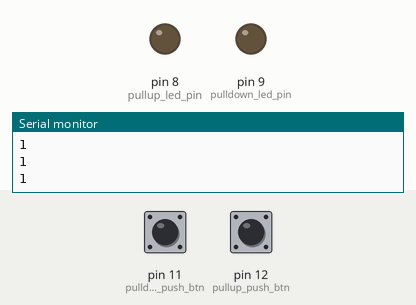
Simulated run of this sketch. Board: Arduino Uno, built with avr-gcc and run on an emulated ATmega328P. On the bench: output pins drawn as LEDs (lit = HIGH), the last lines printed to the serial monitor. Dashed ring = blinking. The test bench sets the inputs (shaded band); at power-on: pin 12 (pullup_push_btn) HIGH, pin 11 (pulldown_push_btn) LOW.

Above: at 3.8 s.
3.9 s: pin 12 (pullup_push_btn) pulled LOW for 3.2 s
At 4.8 s:
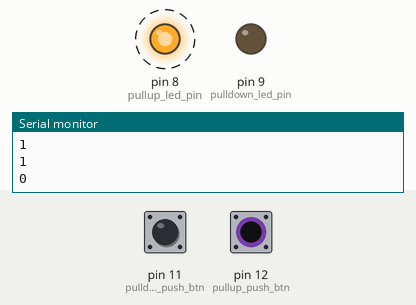
8.6 s: pin 11 (pulldown_push_btn) pulled HIGH for 3.2 s
At 11.6 s:
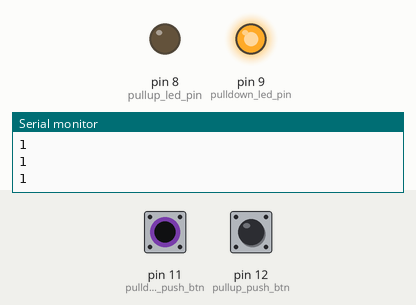
13.3 s: pin 12 (pullup_push_btn) pulled LOW for 1.3 s
At 15.1 s:
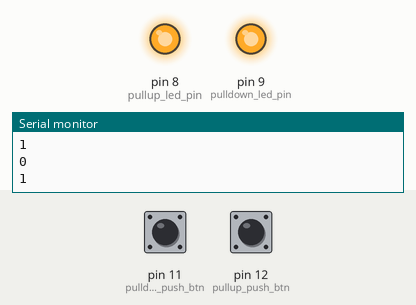
16.1 s: pin 11 (pulldown_push_btn) pulled HIGH for 1.3 s
At 17.3 s:
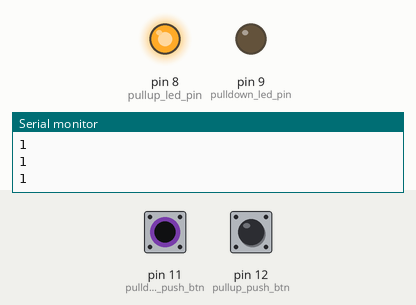
Timing chart, 0 to 19.1 s (numbered marks = the images above; inputs shaded):
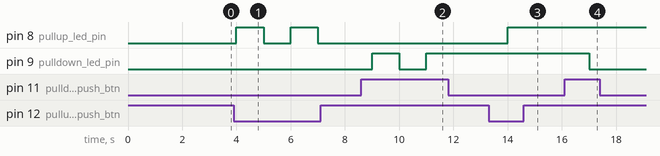

The sketch:

led_switch2.ino
```cpp
// 왼쪽 노란색 전구 쪽 회로가 pullup
// 오른쪽 빨간색 전구 쪽 회로가 pulldown 입니다.


int pullup_push_btn = 12;
int pullup_btn_state = 0;
int pullup_led_pin = 8;

int pullup_led_state = 0;

int pulldown_push_btn = 11;
int pulldown_btn_state = 0;
int pulldown_led_pin = 9;

int pulldown_led_state = 0;


void setup() {
  Serial.begin(9600);
  pinMode(pullup_push_btn, INPUT);
  pinMode(pullup_led_pin, OUTPUT);

  pinMode(pulldown_push_btn, INPUT);
  pinMode(pulldown_led_pin, OUTPUT);

}

void loop() {
  delay(1000);
  //pullup - 1이 주로 들어온다.
  pullup_btn_state = digitalRead(pullup_push_btn);

  Serial.println(pullup_btn_state);

  if (pullup_btn_state == LOW)
  {
    if(pullup_led_state == LOW)
    {
    pullup_led_state = HIGH;
    }
    else if(pullup_led_state == HIGH)
    {
    pullup_led_state = LOW;
    }
    }


  digitalWrite(pullup_led_pin, pullup_led_state);


  //pulldown - 0이 주로 들어온다.
  pulldown_btn_state = digitalRead(pulldown_push_btn);

  //Serial.println(pulldown_btn_state);

  if(pulldown_btn_state == HIGH)
  {
    if(pulldown_led_state == LOW)
    {
      pulldown_led_state = HIGH;
      }
    else if(pulldown_led_state == HIGH)
    {
      pulldown_led_state = LOW;
      }
    }

    digitalWrite(pulldown_led_pin, pulldown_led_state);

}
```

Measured:
- after the input at 3.9 s, pin 8 (pullup_led_pin): alternates HIGH for 1.0 s and LOW for 1.0 s, starting after 0.10 s
- after the input at 8.6 s, pin 9 (pulldown_led_pin): LOW → HIGH after 0.40 s, → LOW 1.0 s later, → HIGH 1.0 s later
- after the input at 13.3 s, pin 8 (pullup_led_pin): LOW → HIGH after 0.70 s
- after the input at 16.1 s, pin 9 (pulldown_led_pin): HIGH → LOW after 0.90 s
